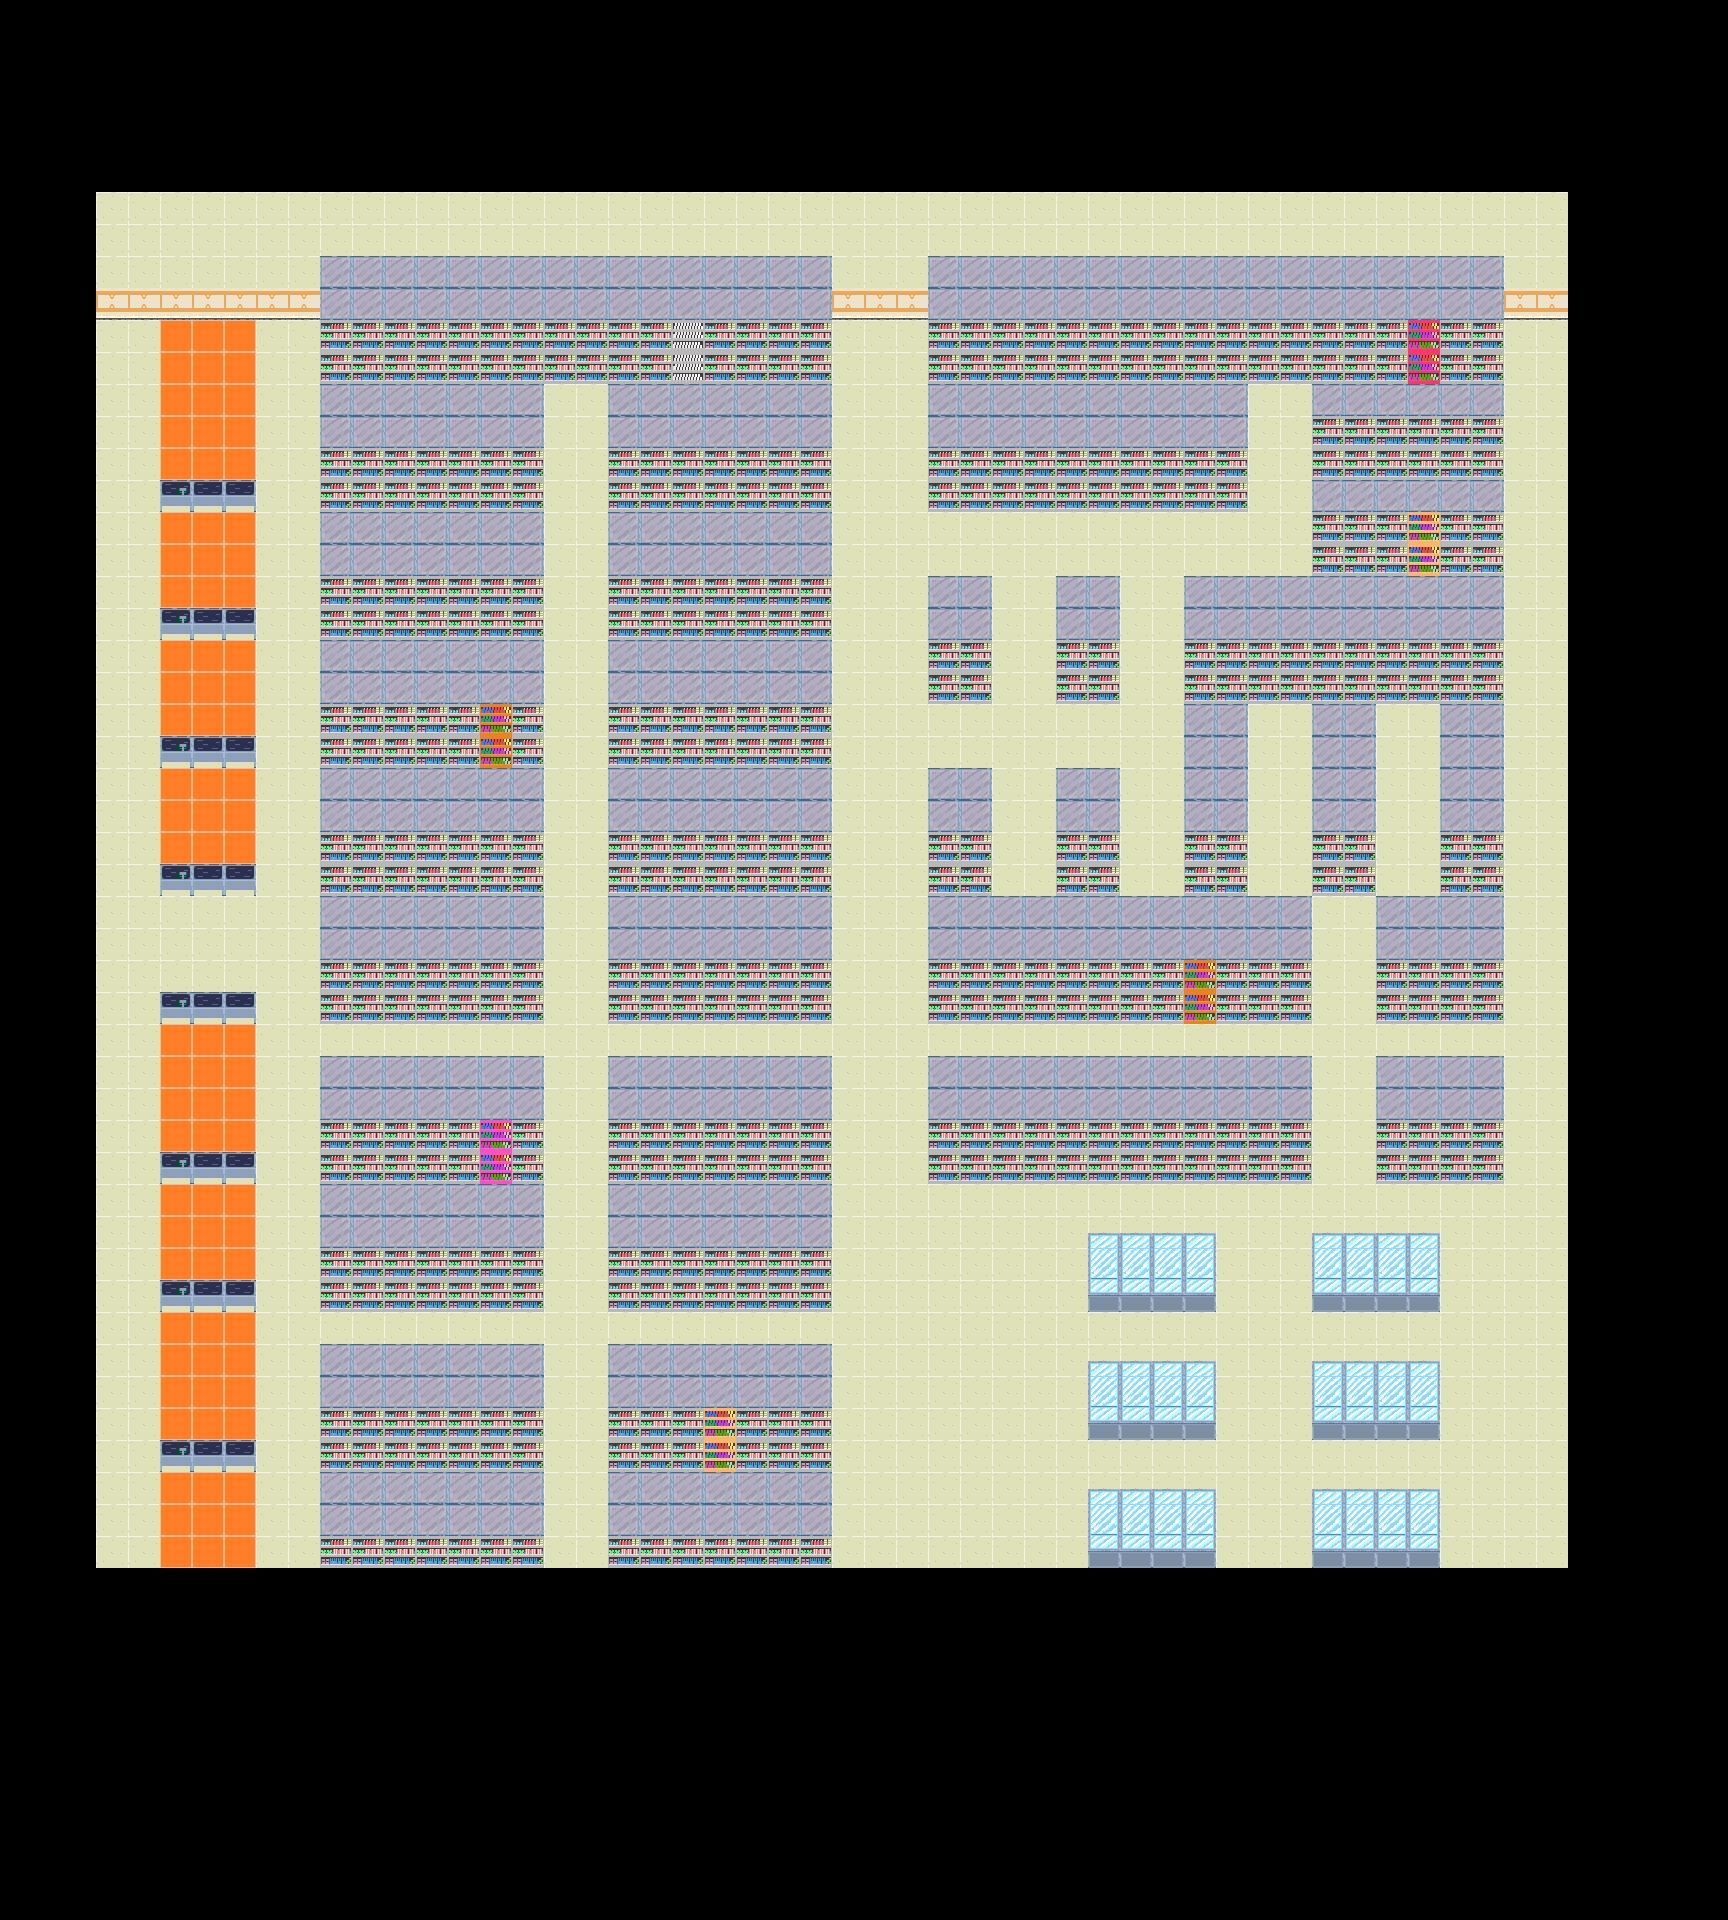

This game map was drawn from its Tiled (.tmx) file and the tilesets committed beside it. A one-line description and the trimmed map source follow:
An orthogonal 54x60 tile map with 32x32 px tiles, 3 tile layers (floor, walls, alpha_walls), 1 hidden layer not drawn and 74 objects (refresco, fruta, leche, snacks, helado, ...).

<map version="1.10" tiledversion="1.10.2" orientation="orthogonal" renderorder="left-up" width="54" height="60" tilewidth="32" tileheight="32" infinite="0" nextlayerid="15" nextobjectid="117">
 <tileset firstgid="1" name="palette" tilewidth="32" tileheight="32" tilecount="20" columns="4">
  <image source="palette.png" width="128" height="160" />
 </tileset>
 <layer id="1" name="floor" width="54" height="60">
  <data>[3240 cells, 1408 non-empty, 1 distinct tile ids]</data>
 </layer>
 <layer id="11" name="alien" width="54" height="60" visible="0">
  <data>[3240 cells, 1267 non-empty, 1 distinct tile ids]</data>
 </layer>
 <layer id="2" name="walls" width="54" height="60">
  <data>[3240 cells, 1013 non-empty, 15 distinct tile ids]</data>
 </layer>
 <layer id="4" name="alpha_walls" width="54" height="60">
  <data>[3240 cells, 638 non-empty, 5 distinct tile ids]</data>
 </layer>
 <objectgroup id="7" name="colliders">
  <object id="4" x="320" y="320" width="512" height="64" />
  <object id="12" x="320" y="1408" width="224" height="64" />
  <object id="13" x="320" y="1536" width="224" height="64" />
  <object id="14" x="608" y="1536" width="224" height="64" />
  <object id="15" x="608" y="1408" width="224" height="64" />
  <object id="17" x="928" y="1120" width="384" height="64" />
  <object id="18" x="1088" y="1248" width="128" height="64" />
  <object id="19" x="1088" y="1376" width="128" height="64" />
  <object id="20" x="1088" y="1504" width="128" height="64" />
  <object id="21" x="1312" y="1504" width="128" height="64" />
  <object id="22" x="1312" y="1376" width="128" height="64" />
  <object id="23" x="1312" y="1248" width="128" height="64" />
  <object id="24" x="1376" y="1120" width="128" height="64" />
  <object id="27" x="1184" y="640" width="320" height="64" />
  <object id="29" x="928" y="448" width="320" height="64" />
  <object id="31" x="928" y="320" width="576" height="64" />
  <object id="44" x="1568" y="320" width="32" height="1376" />
  <object id="46" x="64" y="320" width="32" height="1344" />
  <object id="47" x="64" y="288" width="1536" height="32" />
  <object id="48" x="64" y="1664" width="1504" height="32" />
  <object id="56" x="1184" y="768" width="64" height="128" />
  <object id="57" x="1312" y="768" width="64" height="128" />
  <object id="58" x="1440" y="768" width="64" height="128" />
  <object id="59" x="160" y="1440" width="96" height="32" />
  <object id="60" x="160" y="1568" width="96" height="32" />
  <object id="61" x="160" y="1280" width="96" height="32" />
  <object id="62" x="160" y="1152" width="96" height="32" />
  <object id="63" x="160" y="992" width="96" height="32" />
  <object id="64" x="160" y="864" width="96" height="32" />
  <object id="65" x="160" y="736" width="96" height="32" />
  <object id="66" x="160" y="608" width="96" height="32" />
  <object id="68" x="160" y="480" width="96" height="32" />
  <object id="69" x="160" y="1600" width="32" height="64" />
  <object id="70" x="160" y="1472" width="32" height="96" />
  <object id="71" x="160" y="1312" width="32" height="128" />
  <object id="72" x="160" y="1184" width="32" height="96" />
  <object id="75" x="160" y="1024" width="32" height="128" />
  <object id="76" x="160" y="768" width="32" height="96" />
  <object id="77" x="160" y="640" width="32" height="96" />
  <object id="78" x="160" y="512" width="32" height="96" />
  <object id="79" x="160" y="320" width="32" height="160" />
  <object id="90" x="1312" y="448" width="192" height="32" />
  <object id="91" x="1312" y="544" width="192" height="32" />
  <object id="93" x="928" y="832" width="64" height="64" />
  <object id="94" x="1056" y="832" width="64" height="64" />
  <object id="95" x="928" y="640" width="64" height="64" />
  <object id="96" x="1056" y="640" width="64" height="64" />
  <object id="99" x="928" y="960" width="384" height="64" />
  <object id="100" x="1376" y="960" width="128" height="64" />
  <object id="101" x="320" y="448" width="224" height="64" />
  <object id="102" x="608" y="448" width="224" height="64" />
  <object id="103" x="320" y="576" width="224" height="64" />
  <object id="104" x="608" y="576" width="224" height="64" />
  <object id="105" x="320" y="704" width="224" height="64" />
  <object id="106" x="608" y="704" width="224" height="64" />
  <object id="107" x="320" y="832" width="224" height="64" />
  <object id="109" x="608" y="832" width="224" height="64" />
  <object id="110" x="320" y="960" width="224" height="64" />
  <object id="111" x="608" y="960" width="224" height="64" />
  <object id="112" x="320" y="1120" width="224" height="64" />
  <object id="113" x="608" y="1120" width="224" height="64" />
  <object id="114" x="320" y="1248" width="224" height="64" />
  <object id="115" x="608" y="1248" width="224" height="64" />
 </objectgroup>
 <objectgroup id="12" name="Items">
  <object id="80" name="refresco" x="480" y="736" width="32" height="32" />
  <object id="81" name="fruta" x="704" y="1440" width="32" height="32" />
  <object id="82" name="leche" x="672" y="352" width="32" height="32" />
  <object id="83" name="snacks" x="1408" y="352" width="32" height="32" />
  <object id="85" name="helado" x="1344" y="1408" width="32" height="32" />
  <object id="86" name="carne" x="1184" y="992" width="32" height="32" />
  <object id="88" name="limpieza" x="480" y="1152" width="32" height="32" />
  <object id="89" name="reposteleria" x="1408" y="544" width="32" height="32" />
  <object id="98" name="sushi" x="1088" y="672" width="32" height="32" />
 </objectgroup>
 <objectgroup id="13" name="cashier">
  <object id="92" x="160" y="896" width="32" height="96" />
 </objectgroup>
 <objectgroup id="14" name="player">
  <object id="116" name="player" x="256" y="928" width="32" height="32" />
 </objectgroup>
</map>